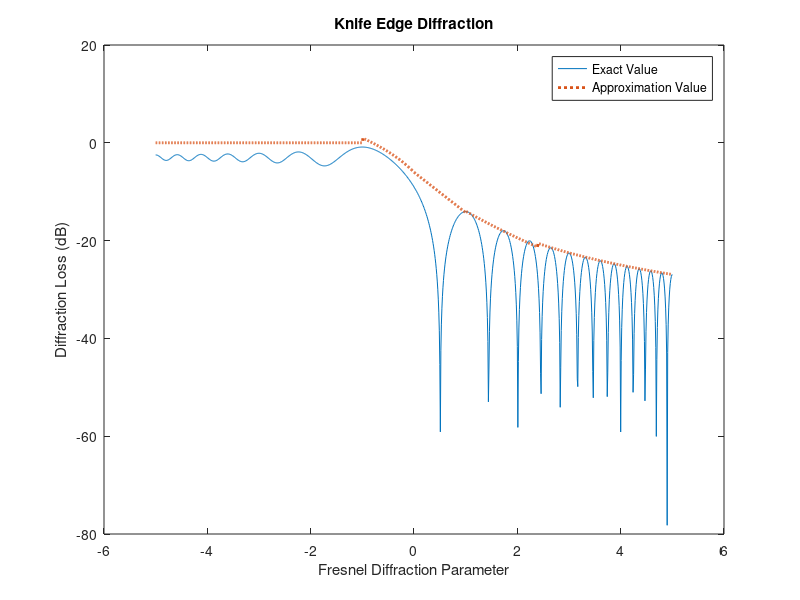

Here is the MATLAB script that generated this plot:
%Name : Mohit Kumar
%College : Indian Institute Of Information Technolgy , Nagpur
%write a matlab programme generate tambola ticket
%created by : BT21ECE091

close all;
clc;
clear all;

v = -5:0.01:5; % value of nu
i = 0;
for n = -5:0.01:5
    i = i + 1;
    % Integration of the function
    intFe = quad(@(x) exp((-1i*pi*x.^2)/2), n, 20);
    % Complex Fresnel Integral
    fe = abs((0.5+0.5*1i)*intFe);
    % Diffraction Gain in dB
    Gdb_e(i) = 20*log10(fe);
end

% Approximation Value
for i = 1:length(v)
    if v(i) <= -1
        GdB(i) = 0;
    elseif v(i) <= 0
        GdB(i) = 20*log10(0.5-0.62*v(i));
    elseif v(i) <= 1
        GdB(i) = 20*log10(0.5*exp(-0.95*v(i)));
    elseif v(i) <= 2.4
        GdB(i) = 20*log10(0.4-sqrt(0.1184-(0.38-0.1*v(i))^2));
    else
        GdB(i) = 20*log10(0.225/v(i));
    end
end

figure;
plot(v, Gdb_e, v, GdB, ":", 'linewidth', 2);
legend('Exact Value', 'Approximation Value');
title('Knife Edge Diffraction');
xlabel('Fresnel Diffraction Parameter');
ylabel('Diffraction Loss (dB)');
